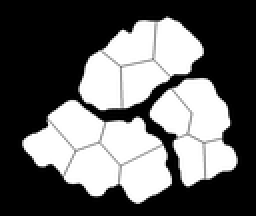
%> input picture superpixel11_SLIC.png, 128 x 108 px, shrunk from 918 x 777 before the run (shown 2 times larger)
$ octave typification.m   (GNU Octave 9; MATLAB toolbox functions it lacks are replaced by stand-ins)
%> lines starting %> are read from the running program, lines starting %| are printed output that depends on the picture; in (x1, y1, x2, y2) boxes, pixels count from 0 and x2, y2 are one past the last pixel; in counts of white or black regions, pixels touching at a corner belong together; the program's own positions count from 1

% Typification using the maximum area strategy

src=imread('superpixel11_SLIC.png');
%> src is the input picture: size 108x128x3 uint8; min 0, max 255, mean 99.8
srcbuildings=imread('Ponds.png');
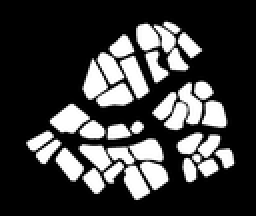
%> input picture Ponds.png, 128 x 108 px, shrunk from 918 x 777 before the run (shown 2 times larger)
%> srcbuildings is the input picture: size 108x128x3 uint8; min 0, max 255, mean 61.7
writenanme='typification_SLIC.png';
file_path='Results/';

bw=im2bw(src);
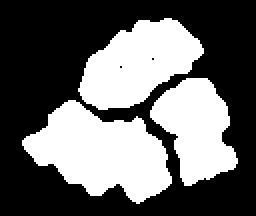
%> bw: size 108x128 logical (shown 2 times larger); 40% white; 3 white regions, box (x1, y1, x2, y2) and area: (11, 50, 86, 102) 2292, (39, 9, 102, 55) 1785, (75, 39, 119, 93) 1448
[L,num] = bwlabel(bw,8);
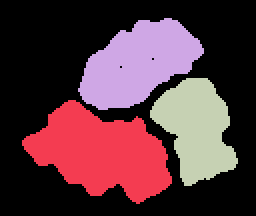
%> L: size 108x128 double (shown 2 times larger); 4 distinct labels, from 0 to 3; one colour per label, 0 black
%> num = 3

bw2=im2bw(srcbuildings);
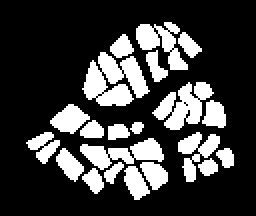
%> bw2: size 108x128 logical (shown 2 times larger); 24.1% white; 21 white regions, largest, box (x1, y1, x2, y2) and area: (41, 26, 75, 53) 557, (76, 41, 107, 65) 385, (40, 69, 82, 85) 330
[L2,num2] = bwlabel(bw2,8);
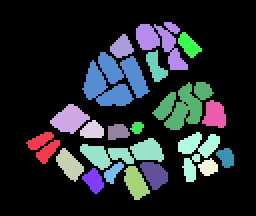
%> L2: size 108x128 double (shown 2 times larger); 22 distinct labels, from 0 to 21; one colour per label, 0 black
%> num2 = 21

newbuildings=[];

%> (the run ends here)
